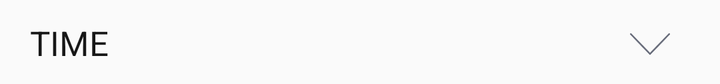
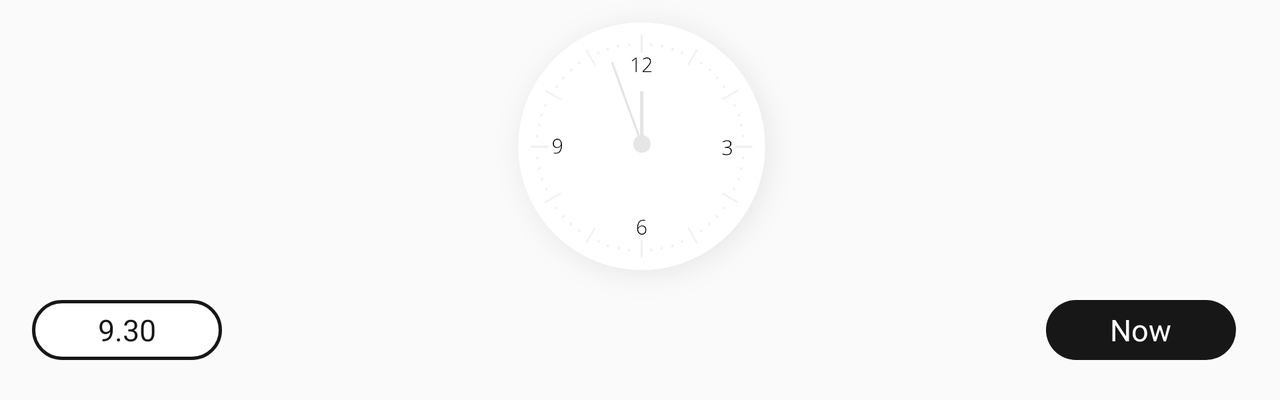

Two renders of one Android screen. The first uses the default layout on a phone; the second uses the alternative layout the repository ships for a different screen configuration, on a matching device. The two XML files are below.
<!-- AndroidManifest.xml: application theme AppTheme -->
<!-- res/layout/timelayout.xml -->
<?xml version="1.0" encoding="utf-8"?>
<RelativeLayout xmlns:android="http://schemas.android.com/apk/res/android"
    xmlns:app="http://schemas.android.com/apk/res-auto"
    android:orientation="vertical"
    android:layout_width="match_parent"
    android:layout_height="wrap_content"
    android:paddingRight="15dp"
    android:paddingLeft="15dp">



    <RelativeLayout
        android:id="@+id/relativeLayout"
        android:layout_width="match_parent"
        android:paddingTop="10dp"
        android:paddingRight="10dp"
        android:paddingBottom="10dp"
        android:layout_height="wrap_content"
        android:layout_alignParentTop="true"
        android:layout_alignParentStart="true">
        <TextView
            android:layout_width="wrap_content"
            android:layout_height="20dp"
            android:textSize="17dp"
            android:text="time"
            android:textAllCaps="true"
            android:textColor="@color/colorPrimary"
            android:id="@+id/tw_time" />

        <ImageView
            android:id="@+id/list_item_genre_arrow"
            android:layout_width="20dp"
            android:layout_height="20dp"
            android:layout_marginTop="2dp"
            android:src="@drawable/right_arrow"
            android:layout_alignParentRight="true"
            />

</RelativeLayout>


    <View
        android:id="@+id/view"
        android:layout_width="match_parent"
        android:layout_height="1dp"
        android:layout_marginTop="2dp"
        android:visibility="gone"
        android:background="@color/lightgray"
        android:layout_below="@+id/relativeLayout"></View>
</RelativeLayout>
<!-- resources referenced by this layout -->
<resources>
  <color name="colorPrimary">#171717</color>
  <color name="lightgray">#EFEFEF</color>
  <!-- drawable right_arrow: png bitmap (drawable, 4342 bytes) -->
  <style name="AppTheme" parent="Theme.AppCompat.Light.DarkActionBar">
          
          <item name="colorPrimary">@color/colorPrimary</item>
          <item name="colorPrimaryDark">@color/colorPrimaryDark</item>
          <item name="colorAccent">@color/colorAccent</item>
          <item name="drawerArrowStyle">@style/DrawerHamburgerStyle</item>
      </style>
  <color name="colorPrimaryDark">#000000</color>
  <color name="colorAccent">@android:color/darker_gray</color>
  <style name="DrawerHamburgerStyle" parent="@style/Widget.AppCompat.DrawerArrowToggle">
          <item name="spinBars">true</item>
          <item name="color">@color/colorPrimary</item>
      </style>
</resources>
<!-- res/layout-land/timelayout.xml (the repository's variant of the layout above) -->
<!-- drawn on the phone turned sideways -->
<?xml version="1.0" encoding="utf-8"?>
<RelativeLayout xmlns:android="http://schemas.android.com/apk/res/android"
    xmlns:app="http://schemas.android.com/apk/res-auto"
    android:orientation="vertical"
    android:layout_width="match_parent"
    android:layout_height="wrap_content"
    android:paddingBottom="20dp">
    <RelativeLayout xmlns:android="http://schemas.android.com/apk/res/android"
        xmlns:tools="http://schemas.android.com/tools"
        android:id="@+id/rl"
        android:layout_width="150dp"
        android:layout_height="150dp"
        android:background="@drawable/clock3x"
        android:layout_alignParentTop="true"
        android:layout_centerInParent="true">                                                ">

    </RelativeLayout>
    <TextView
        android:id="@+id/bt_time"
        android:layout_width="95dp"
        android:layout_height="30dp"
        android:background="@drawable/border_hollow_white"
        android:text="9.30"
        android:layout_below="@+id/rl"
        android:textColor="@color/colorPrimary"
        android:textSize="15dp"
        android:gravity="center"
        android:layout_marginStart="16dp"
        android:layout_alignParentLeft="true"
        />
    <TextView
        android:id="@+id/bt_now"
        android:layout_width="95dp"
        android:layout_height="30dp"
        android:background="@drawable/border_hollow_full_black"
        android:text="Now"
        android:textAllCaps="false"
        android:textColor="@color/white"
        android:layout_below="@+id/rl"
        android:textSize="15dp"
        android:gravity="center"
        android:layout_marginEnd="22dp"

        android:layout_alignParentEnd="true" />

</RelativeLayout>
<!-- resources referenced by the variant -->
<!-- as the phone turned sideways resolves them -->
<resources>
  <color name="colorPrimary">#171717</color>
  <color name="white">#ffffff</color>
  <!-- drawable border_hollow_full_black (drawable) -->
  <?xml version="1.0" encoding="utf-8"?>
  <shape xmlns:android="http://schemas.android.com/apk/res/android" android:shape="rectangle" >
      <solid android:color="@color/colorPrimary" />
  
      <corners android:radius="30dp"  android:color="@color/colorPrimary" />
  
  
  </shape>
  <!-- drawable border_hollow_white (drawable) -->
  <?xml version="1.0" encoding="utf-8"?>
  <shape xmlns:android="http://schemas.android.com/apk/res/android" android:shape="rectangle" >
      <solid android:color="@android:color/white" />
  
      <stroke android:width="1.5dp" android:color="@color/colorPrimary"/>
      <corners android:radius="30dp" />
  
  </shape>
  <!-- drawable clock3x: png bitmap (drawable, 72034 bytes) -->
  <style name="AppTheme" parent="Theme.AppCompat.Light.DarkActionBar">
          
          <item name="colorPrimary">@color/colorPrimary</item>
          <item name="colorPrimaryDark">@color/colorPrimaryDark</item>
          <item name="colorAccent">@color/colorAccent</item>
          <item name="drawerArrowStyle">@style/DrawerHamburgerStyle</item>
      </style>
  <color name="colorPrimaryDark">#000000</color>
  <color name="colorAccent">@android:color/darker_gray</color>
  <style name="DrawerHamburgerStyle" parent="@style/Widget.AppCompat.DrawerArrowToggle">
          <item name="spinBars">true</item>
          <item name="color">@color/colorPrimary</item>
      </style>
</resources>
